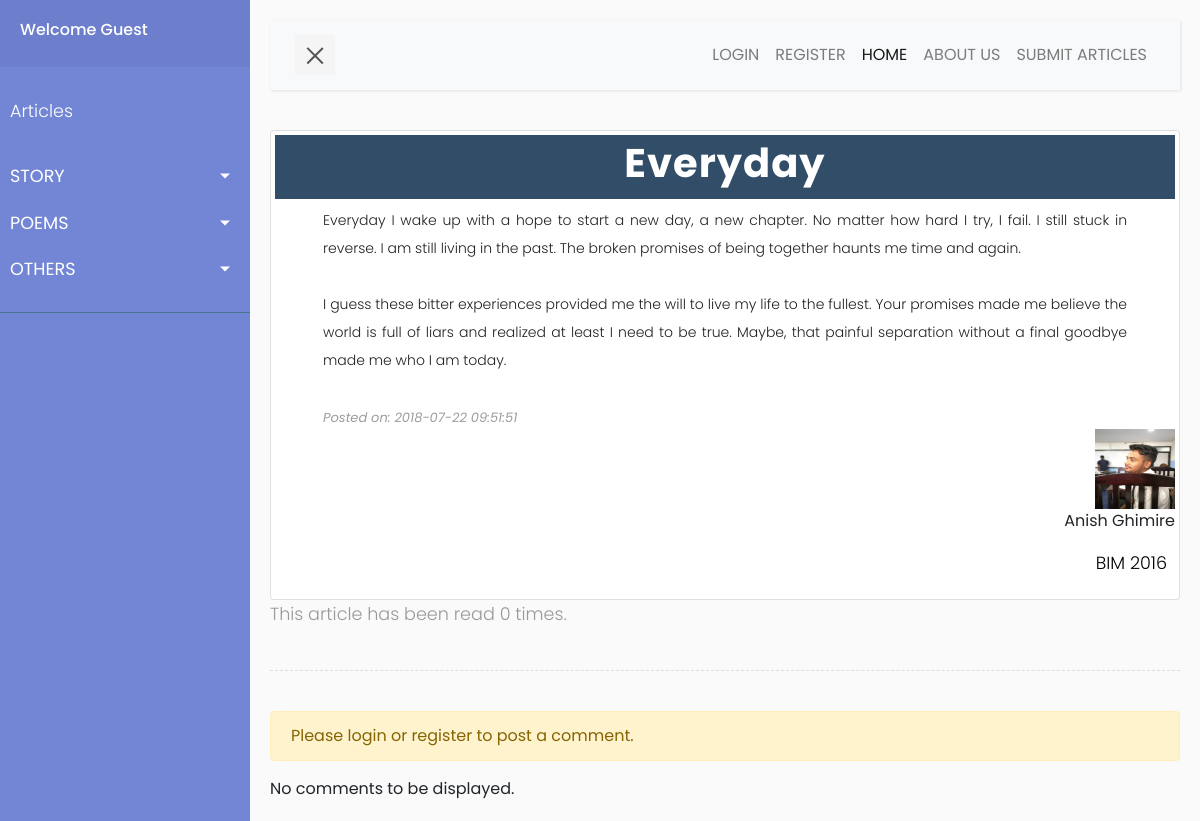
Page /story.php?article_id=37 on the committed database.
### tables this page shows
CREATE TABLE `article` (
  `article_id` int(11) NOT NULL,
  `title` varchar(50) DEFAULT NULL,
  `category` varchar(20) DEFAULT NULL,
  `content` varchar(10000) DEFAULT NULL,
  `posted_on` datetime NOT NULL DEFAULT CURRENT_TIMESTAMP,
  `last_updated` datetime NOT NULL DEFAULT CURRENT_TIMESTAMP ON UPDATE CURRENT_TIMESTAMP,
  `approved_by` varchar(20) DEFAULT NULL,
  `posted_by` varchar(20) DEFAULT NULL,
  `views` int(11) DEFAULT NULL,
  `approved` tinyint(1) DEFAULT NULL,
  `name` varchar(30) DEFAULT NULL,
  `login_type` varchar(20) DEFAULT NULL
);

CREATE TABLE `student` (
  `name` varchar(50) DEFAULT NULL,
  `username` varchar(20) NOT NULL,
  `password` varchar(100) DEFAULT NULL,
  `photo` varchar(100) DEFAULT '../profile-picture/user-image.jpg',
  `approved` tinyint(1) DEFAULT NULL,
  `enrolled_on` year(4) DEFAULT NULL,
  `faculty` varchar(20) DEFAULT NULL
);

### includes/retrive-articles.php (called while the page is built, shortened)
<?php
    $id = $_GET['article_id'];
    $sql = "SELECT * FROM article WHERE article_id='$id'";
    $result = $conn->query($sql);
    $row = $result->fetch_assoc();
    $title = $row['title'];
    $content = $row['content'];
    $posted_on = $row['posted_on'];
    $posted_by = $row['posted_by'];
    $loginType = $row['login_type'];
    $counter = $row['views'];
    $counter++;
    $sql = "UPDATE article SET views = '$counter' WHERE article_id = '$id'";
    if($conn->query($sql)==TRUE) {
        $views = $row['views'];
    }
    $sql = "SELECT * FROM $loginType WHERE username = '$posted_by'";
    $result = $conn->query($sql);
    $row = $result->fetch_assoc();
    $name = $row['name'];
    $image = $row['photo'];
    if(isset($loginType)){
        if($loginType == 'student') {
        $faculty = $row['faculty'];
        $enrolledOn = $row['enrolled_on'];
        }
    }
?>

### story.php (the view, shortened to what this page needs)
<?php
    include './sidebar/sidebar.php';
    include './includes/retrive-articles.php';
?>
     <div class="card p-1 pb-0">
         <div style="background-color: #314D68; letter-spacing: 1px;">
            <p class="text-center text-capitalize font-weight-bold p-1 pb-0 h1" style="color: #fff;"><?php echo strip_tags($title); ?></p>
         </div>
        <div class="pl-md-5 pl-sm-1 pr-md-5 pr-sm-1">
            <p class="text-justify font-weight-light" style="font-size: 0.875em; color: #222222; margin: 0.5em 0; line-height: 28px;"><?php echo nl2br(strip_tags($content)); ?></p>
            <br/>
            <span class="text-left font-italic" style="font-size: 13px; color: #9f9b9b;">Posted on: <?php echo $posted_on; ?></span>
        </div>
        <div>
            <figure class="text-right">
                <img src="<?php echo $image?>" alt="Profile Picture" class="img-responsive" width="80" height="80">
                    <figcaption> <?php
                                    if($loginType=='teacher'){
                                        echo $name ."<i class='material-icons' style='font-size: 15px;'>verified_user</i>";
                                    } else if($loginType=='student') {
                                        echo $name;
                                    } else {
                                        echo $name ."<i class='material-icons' style='font-size: 15px;'>verified_user</i>";
                                    }
                                 ?>
                    </figcaption>
            </figure>
            <?php
                if(isset($faculty) && isset($enrolledOn)) {
            ?>
            <p class="text-uppercase text-right pr-2" style="color: #000;"><?php echo $faculty ." " .$enrolledOn; ?></p>
        </div>
         <?php
                }
         ?>
     </div>
    <div>
        <p> This article has been read <?php echo $views; ?> times. </p>
    </div>
    <div class="line"> </div>
    <?php
        $aid = $_GET['article_id'];
    ?>
    <?php
        if(isset($_SESSION['loggedin'])  && $row['approved'] == 1) {
    ?>
    <div>
        <form action="./includes/post-comment.php" method="post">
            <div class="form-group">
                <label for="userComment">Write your comment here..</label>
                <textarea class="form-control" id="userComment" rows="2" name="comment" required></textarea>
                <button type="submit" class="btn btn-success mt-1">SUBMIT</button>
            </div>
            <input type="hidden" value="<?php echo $aid; ?>" name="aid" />
        </form>
    </div>
    <?php
        } else if($row['approved'] == 0){
            echo "<div class='alert alert-warning' role='alert'>Please wait untill you are verified to post a comment.</div>";
        } else {
            echo "<div class='alert alert-warning' role='alert'>Please login or register to post a comment.</div>";
        }
    ?>
        <?php
            $sql = "SELECT * FROM comment WHERE article_id = $aid ORDER BY comment_id DESC";
            $result = $conn->query($sql);
            if($result->num_rows>0) {
                while($row = $result->fetch_assoc()) {
        ?>
            <div class="row mt-1">
                <figure class="col-md-2">
                    <img src="<?php echo $row['photo']; ?>" alt="Profile Picture" class="img-fluid pl-1 rounded-circle" style="width: 80px; height: 80px;">
                    <figcaption class="pl-md-2 pl-1"> <?php echo $row['commented_by']; ?> </figcaption>
                </figure>
                <div class="col-md-10">
                    <p class="p-2 card"> <?php echo strip_tags($row['content']); ?> </p>
                </div>
            </div>
    <?php
                }
            } else {
                echo "No comments to be displayed.";
            }
    ?>
     </div>
    </div>
</body>
</html>

### style/sidebar.css (style rules this page uses)
body { font-family: 'Poppins', sans-serif; background: #fafafa; }
p { font-family: 'Poppins', sans-serif; font-size: 1.1em; font-weight: 300; line-height: 1.7em; color: #999; }
.line { width: 100%; height: 1px; border-bottom: 1px dashed #ddd; margin: 40px 0; }

### rows in the picture
article: title "Everyday", content "Everyday I wake up with a hope to start a new day, a new chapter. No matter how hard I try, I fail. I still stuck in reverse. I am still living in the past. The broken promises of being together haunts me time and again. I guess these bitter experiences provided me the will to live my life to the fullest. Your promises made me believe the world is full of liars and realized at least I need to be true. Maybe, that painful separation without a final goodbye made me who I am today.", posted_on "2018-07-22 09:51:51", views "0"
student: photo (picture), name "Anish Ghimire", faculty "BIM", enrolled_on "2016"
